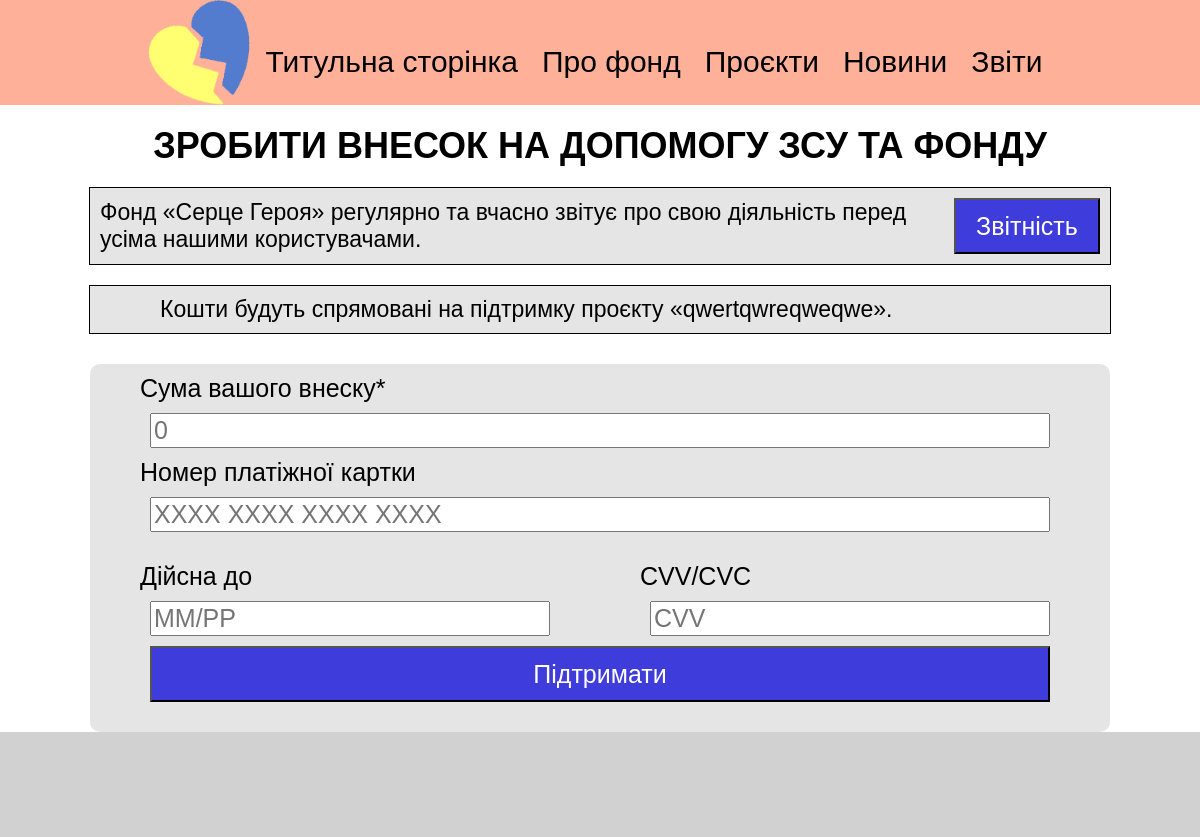
The page /support_project/4/ on the database as committed earlier.
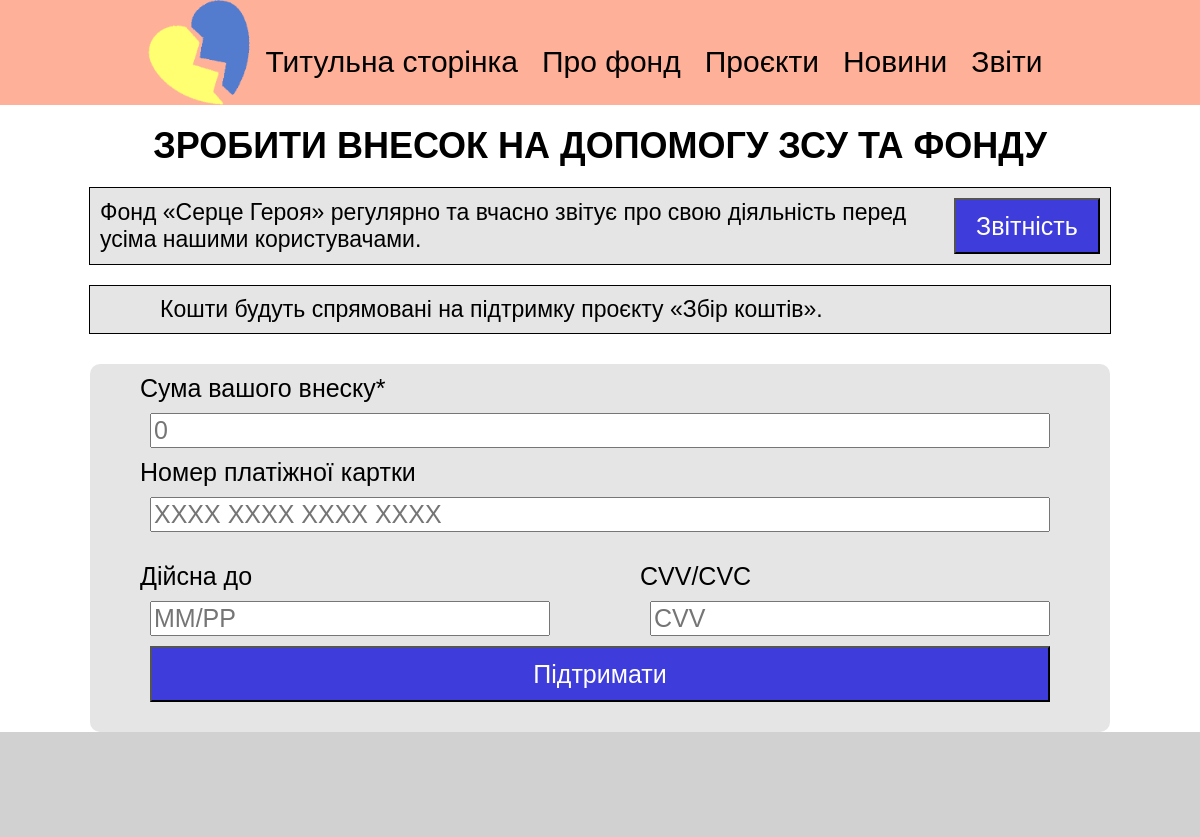
The same page on the database as committed later.
### UAFOND/models.py (models this page shows)
class Projects(models.Model):
    id = models.AutoField(primary_key=True)
    title = models.CharField(max_length=100, null=False, blank=False)
    author = models.CharField(max_length=100, null=False, blank=False)
    text = models.TextField()
    img = models.ImageField(upload_to='projects/')
    req_money = models.DecimalField(max_digits=20, decimal_places=2, null=False)
    coll_money = models.DecimalField(max_digits=20, decimal_places=2, null=False)
    active = models.BooleanField(default=True, null=False)

### UAFOND/views.py (the view)
# urls.py: path('support_project/<int:id>/', views.support_project, name='support_project'),
def support_project(request, id):
    project = get_object_or_404(Projects, id=id)
    if request.method == 'POST':
        amount = request.POST.get('amount')
        logger.info(f"Received amount: {amount}")
        try:
            amount = Decimal(amount)
            logger.info(f"Converted amount: {amount}")
            project.coll_money += amount
            project.save()
            return JsonResponse({'new_coll_money': project.coll_money})
        except (ValueError):
            logger.error(f"Invalid amount value: {amount}")
            return JsonResponse({'error': 'Invalid amount'}, status=400)
    else:
        return render(request, 'support.html', {'project': project})

### templates/support.html (shortened to what this page needs)
<html lang="uk-UA">
<head>
    {% load static %}
</head>
<body>
    {%block content%}
    <div id="highbar">
        <img src = "{% static 'label.png'%} ">
        <div id="center">
            <ul>
                <li><a href="{% url 'main' %}">Титульна сторінка</a></li>
                <li><a href="{% url 'about' %}">Про фонд</a></li>
                <li><a href="{% url 'projects' %}">Проєкти</a></li>
                <li><a href="{% url 'news' %}">Новини</a></li>
                <li><a href="{% url 'report' %}">Звіти</a></li>
            </ul>
        </div>
    </div>
    <div id = "headtitle">
        <lable id="Title">ЗРОБИТИ ВНЕСОК НА ДОПОМОГУ ЗСУ ТА ФОНДУ</lable>
        <div class="info_window" id = "reportbar">
            <a class="info_lable">Фонд «Серце Героя» регулярно та вчасно звітує про свою діяльність перед усіма нашими користувачами.</a>
            <button class="page_button" onclick="window.location.href='{% url 'report' %}'">Звітність</button>
        </div>
        {% if project%}
        <div class="info_window" id = "projectbar">
            <a class="info_lable" href="{% url 'proj' project.id %}">Кошти будуть спрямовані на підтримку проєкту «{{project.title}}».</a>
        </div>
        {% endif %}
    </div>
    <div id="donate">
        <a>Сума вашого внеску*</a>
        <input class="card_input" id="donateAmount" type="text" placeholder="0">
        <div id="card_info">
            <a>Номер платіжної картки</a>
            <input class="card_input" id="card_num" type="text" placeholder="XXXX XXXX XXXX XXXX" maxlength="16">
            <div id="two_inputs">
                <div class="column" id="date_column">
                    <a>Дійсна до</a>
                    <input class="card_input small_input" id="card_date" type="text" placeholder="ММ/РР" maxlength="5">
                </div>
                <div class="column" id="cvv_column">
                    <a>CVV/CVC</a>
                    <input class="card_input small_input" id="CVV" type="text" placeholder="CVV" maxlength="4">
                </div>
            </div>
        </div>
        <button id="donate_button" data-project-id="{{ project.id }}">Підтримати</button>
    </div>
    <div id="lowbar">
    </div>
    <link rel="stylesheet" type="text/css" href="{% static 'support.css' %}">
    {% endblock %}
</body>
</html>

Rows that differ between the two databases and show on the page:
changed Projects: title "qwertqwreqweqwe" → "Збір коштів"
